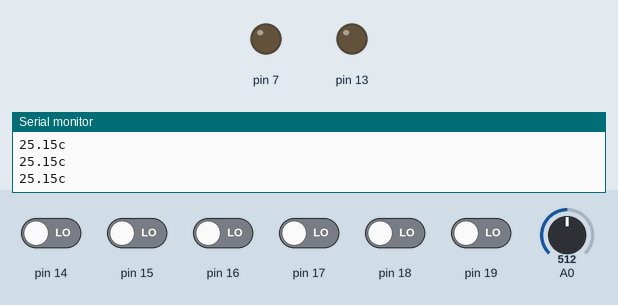
A sketch run on a simulated Arduino Uno, built with avr-gcc and run on an emulated ATmega328P. Parts: output pins drawn as LEDs (lit = HIGH), the last lines printed to the serial monitor. The test bench sets the inputs (shaded band); at power-on: pin 14–19 LOW, A0 = 512.

Above: at 1.3 s.
1.4 s: A0 set to 547
2.9 s: A0 set to 581
At 3.4 s:
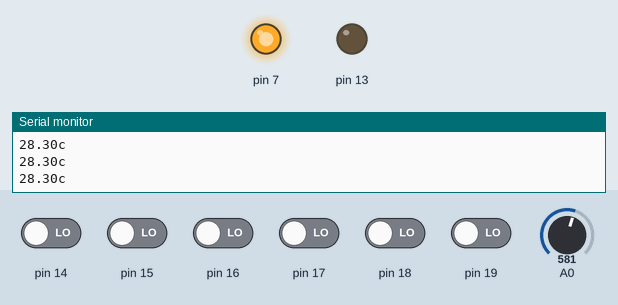
4.5 s: A0 set to 611
6.7 s: A0 set to 645
At 7.8 s:
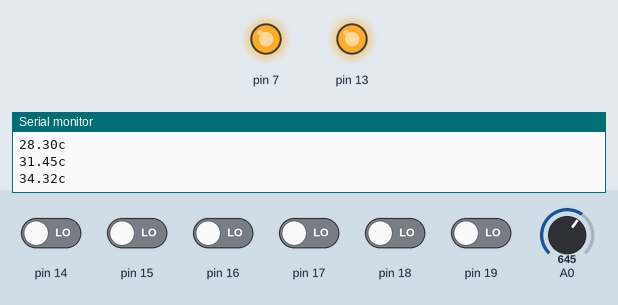
Timing chart, 0 to 9.5 s (numbered marks = the images above; inputs shaded):
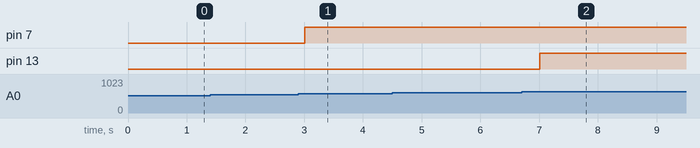

The sketch:

14112018-Tarefa_3_a_5-Pendencia-Analog-v1.ino
```cpp
#include <math.h>

double Thermister(int RawADC) {
  double Temp;
  Temp = log(((10240000/RawADC) - 10000));
  Temp = 1 / (0.001129148 + (0.000234125 + (0.0000000876741 * Temp * Temp ))* Temp );
  Temp = Temp - 273,15; // Convert Kelvin to Celcius
  return Temp;
}

//const int redLED = 13;
//const int yellowLED = 7;

void setup() {
  Serial.begin(9600);

ACSR = 0<<7;                    //habilita o comparador analogico

DDRB = DDRB | B00100000;        //sets pin 13 as Output - redLED
DDRD = DDRD | B10000000;        //sets pin 7 as Output - yellowLED
//pinMode (redLED, OUTPUT);
//pinMode (yellowLED, OUTPUT);
}

void loop() {
  //Serial.print(Thermister(analogRead(0))); //read pin A0
  Serial.print (Thermister (analogRead (0<<PINC))); //read pin A0
  Serial.println("c");
  delay(500);

  if ((Thermister(analogRead(0<<PINC))) > 30)       //if ((ACSR) > 30));
  {
  //digitalWrite (yellowLED, HIGH);
  PORTD = PORTD | B10000000;
  delay (1000);
    } else {
    //digitalWrite (yellowLED, LOW);
    PORTD = PORTD | B00000000;
    }
  if ((Thermister(analogRead(0<<PINC))) > 36)       //if ((ACSR) > 36);
  {
  //digitalWrite(redLED,HIGH);
  PORTB = PORTB | B00100000;
  delay (1000);
} else {
    //digitalWrite(redLED,LOW);
    PORTB = PORTB | B00000000;
  }
}
```

Measured:
- the behaviour switches between 565 and 566 on A0 (found by bisection; images 0 and 1)
- the behaviour switches between 628 and 629 on A0 (found by bisection; images 1 and 2)
- after the input at 2.9 s, pin 7: LOW → HIGH after 0.11 s
- after the input at 6.7 s, pin 13: LOW → HIGH after 0.31 s
